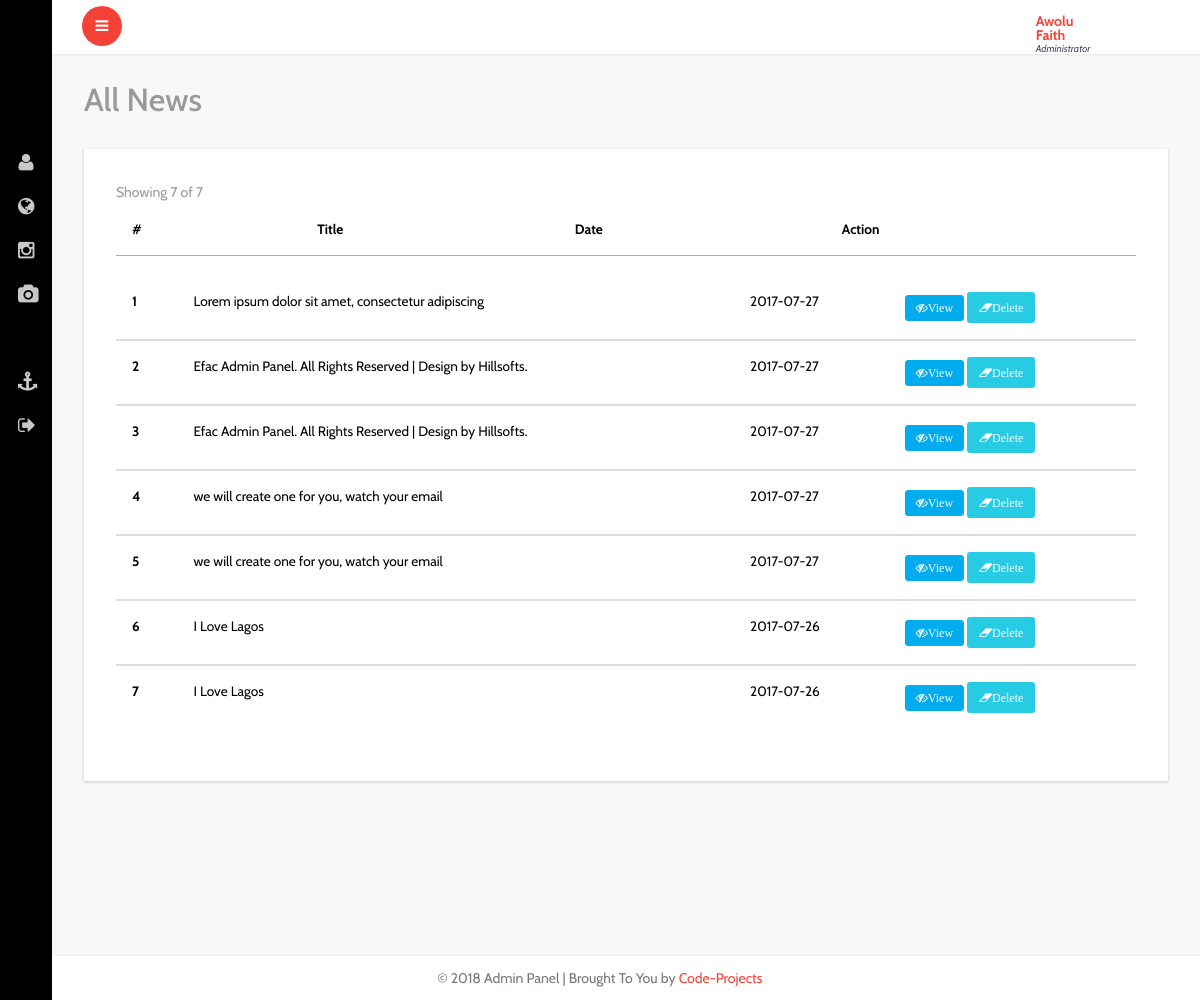
The app's page /admin/all-news.php (signed in) with its own data.
### tables this page shows
CREATE TABLE IF NOT EXISTS `news` (
  `id` int(70) NOT NULL,
  `news_title` varchar(200) NOT NULL,
  `news_detail` varchar(5000) NOT NULL,
  `file` varchar(150) NOT NULL,
  `date` date NOT NULL
);

CREATE TABLE IF NOT EXISTS `settings` (
  `id` int(11) NOT NULL,
  `site_name` varchar(45) NOT NULL,
  `site_title` varchar(60) NOT NULL,
  `email` varchar(60) NOT NULL,
  `site_desc` varchar(350) NOT NULL,
  `site_keyword` varchar(250) NOT NULL,
  `google_code` varchar(1000) NOT NULL,
  `street` varchar(100) NOT NULL,
  `city` varchar(60) NOT NULL,
  `country` varchar(50) NOT NULL,
  `phone` varchar(15) NOT NULL,
  `facebook` varchar(45) NOT NULL,
  `twitter` varchar(34) NOT NULL,
  `linkedin` varchar(45) NOT NULL,
  `status` varchar(25) NOT NULL
);

### idiorm.php (called while the page is built, shortened)
<?php
    class ORM implements ArrayAccess {
        protected static $_default_config = array(
            'connection_string' => 'sqlite::memory:',
            'id_column' => 'id',
            'id_column_overrides' => array(),
            'error_mode' => PDO::ERRMODE_EXCEPTION,
            'username' => null,
            'password' => null,
            'driver_options' => null,
            'identifier_quote_character' => null,
            'limit_clause_style' => null,
            'logging' => false,
            'logger' => null,
            'caching' => false,
            'caching_auto_clear' => false,
            'return_result_sets' => false,
        );
        protected static $_config = array();
        protected static $_db = array();
        protected static $_last_statement = null;
        protected $_connection_name;
        protected $_table_name;
        protected $_values = array();
        protected $_result_columns = array('*');
        protected $_join_sources = array();
        protected $_order_by = array();
        protected $_group_by = array();
        public static function configure($key, $value = null, $connection_name = self::DEFAULT_CONNECTION) {
            if (is_array($key)) {
                foreach ($key as $conf_key => $conf_value) {
                    self::configure($conf_key, $conf_value, $connection_name);
                }
            } else {
                if (is_null($value)) {
                    $value = $key;
                    $key = 'connection_string';
                }
                self::$_config[$connection_name][$key] = $value;
            }
        }
        public static function for_table($table_name, $connection_name = self::DEFAULT_CONNECTION) {
            return new self($table_name, array(), $connection_name);
        }
        protected static function _setup_db_config($connection_name) {
            if (!array_key_exists($connection_name, self::$_config)) {
                self::$_config[$connection_name] = self::$_default_config;
            }
        }
        public static function set_db($db, $connection_name = self::DEFAULT_CONNECTION) {
            self::$_db[$connection_name] = $db;
        }
        protected static function _setup_identifier_quote_character($connection_name) {
            if (is_null(self::$_config[$connection_name]['identifier_quote_character'])) {
                self::$_config[$connection_name]['identifier_quote_character'] =
                    self::_detect_identifier_quote_character($connection_name);
            }
        }
        public static function _setup_limit_clause_style($connection_name) {
            if (is_null(self::$_config[$connection_name]['limit_clause_style'])) {
                self::$_config[$connection_name]['limit_clause_style'] =
                    self::_detect_limit_clause_style($connection_name);
            }
        }
        protected static function _detect_identifier_quote_character($connection_name) {
            switch(self::get_db($connection_name)->getAttribute(PDO::ATTR_DRIVER_NAME)) {
                case 'mysql':
                case 'sqlite':
                case 'sqlite2':
                default:
                    return '`';
            }
        }
        protected static function _detect_limit_clause_style($connection_name) {
            switch(self::get_db($connection_name)->getAttribute(PDO::ATTR_DRIVER_NAME)) {
                default:
                    return ORM::LIMIT_STYLE_LIMIT;
            }
        }
        public static function get_db($connection_name = self::DEFAULT_CONNECTION) {
            return self::$_db[$connection_name];
        }
        public static function get_last_statement() {
            return self::$_last_statement;
        }
        protected static function _execute($query, $parameters = array(), $connection_name = self::DEFAULT_CONNECTION) {
            $statement = self::get_db($connection_name)->prepare($query);
            self::$_last_statement = $statement;
            $time = microtime(true);
            $q = $statement->execute();
            return $q;
        }
        protected static function _log_query($query, $parameters, $connection_name, $query_time) {
            if (!self::$_config[$connection_name]['logging']) {
                return false;
            }
            return true;
        }
        protected function __construct($table_name, $data = array(), $connection_name = self::DEFAULT_CONNECTION) {
            $this->_table_name = $table_name;
            $this->_connection_name = $connection_name;
        }
        public function find_array() {
            return $this->_run();
        }
        protected function _build_select() {
            return $this->_join_if_not_empty(" ", array(
                $this->_build_select_start(),
                $this->_build_join(),
                $this->_build_where(),
                $this->_build_group_by(),
                $this->_build_having(),
                $this->_build_order_by(),
                $this->_build_limit(),
                $this->_build_offset(),
            ));
        }
        protected function _build_select_start() {
            $fragment = 'SELECT ';
            $result_columns = join(', ', $this->_result_columns);
            $fragment .= "{$result_columns} FROM " . $this->_quote_identifier($this->_table_name);
            return $fragment;
        }
        protected function _build_join() {
            if (count($this->_join_sources) === 0) {
                return '';
            }
            return join(" ", $this->_join_sources);
        }
        protected function _build_where() {
            return $this->_build_conditions('where');
        }
        protected function _build_having() {
            return $this->_build_conditions('having');
        }
        protected function _build_group_by() {
            if (count($this->_group_by) === 0) {
                return '';
            }
            return "GROUP BY " . join(", ", $this->_group_by);
        }
        protected function _build_conditions($type) {
            $conditions_class_property_name = "_{$type}_conditions";
            if (count($this->$conditions_class_property_name) === 0) {
                return '';
            }
            $conditions = array();
            return strtoupper($type) . " " . join(" AND ", $conditions);
        }
        protected function _build_order_by() {
            if (count($this->_order_by) === 0) {
                return '';
            }
            return "ORDER BY " . join(", ", $this->_order_by);
        }
        protected function _build_limit() {
            $fragment = '';
            return $fragment;
        }
        protected function _build_offset() {
            return '';
        }
        protected function _join_if_not_empty($glue, $pieces) {
            $filtered_pieces = array();
            foreach ($pieces as $piece) {
                if (is_string($piece)) {
                    $piece = trim($piece);
                }
                if (!empty($piece)) {
                    $filtered_pieces[] = $piece;
                }
            }
            return join($glue, $filtered_pieces);
        }
        protected function _quote_one_identifier($identifier) {
            $parts = explode('.', $identifier);
            $parts = array_map(array($this, '_quote_identifier_part'), $parts);
            return join('.', $parts);
        }
        protected function _quote_identifier($identifier) {
            if (is_array($identifier)) {
                $result = array_map(array($this, '_quote_one_identifier'), $identifier);
                return join(', ', $result);
            } else {
                return $this->_quote_one_identifier($identifier);
            }
        }
        protected function _quote_identifier_part($part) {
            $quote_character = self::$_config[$this->_connection_name]['identifier_quote_character'];
            return $quote_character .
                   str_replace($quote_character,
                               $quote_character . $quote_character,
                               $part
                   ) . $quote_character;
        }
        protected function _run() {
            $query = $this->_build_select();
            $caching_enabled = self::$_config[$this->_connection_name]['caching'];
            self::_execute($query, $this->_values, $this->_connection_name);
            $statement = self::get_last_statement();
            $rows = array();
            while ($row = $statement->fetch(PDO::FETCH_ASSOC)) {
                $rows[] = $row;
            }
            $this->_values = array();
            $this->_result_columns = array('*');
            return $rows;
        }
        public function __call($name, $arguments)
        {
            $method = strtolower(preg_replace('/([a-z])([A-Z])/', '$1_$2', $name));
            if (method_exists($this, $method)) {
                return call_user_func_array(array($this, $method), $arguments);
            } else {
                throw new IdiormMethodMissingException("Method $name() does not exist in class " . get_class($this));
            }
        }
    }

### admin/all-news.php (the view, shortened to what this page needs)
<?php include"header.php"; ?>
			<div id="page-wrapper">
				<div class="graphs">
					<h3 class="blank1">All News</h3>
					 <div class="xs tabls">
					 <div class="panel-body1">
					   <table class="table">
					    <thead>
							<tr>
							  <th>#</th>
							  <th>Title</th>
							  <th>Date</th>
							  <th>Action</th>
							</tr>
						  </thead>
						  <tbody>
						   <?php
                                $tbl_name="news";
        $get_posts_tbl = ORM::for_table("$tbl_name")
                 ->find_array();
	$total_pages = count($get_posts_tbl);
	$limit = 10;
	$page = $_GET['page'];
	if($page)
		$start = ($page - 1) * $limit;
	else
		$start = 0;
				$result = $db->prepare("SELECT * FROM news  ORDER BY id DESC LIMIT $start, $limit");
				$result->execute();
	$next = $page + 1;
	$lastpage = ceil($total_pages/$limit);
	 ?>
                            <span class="text-muted m-r-sm">Showing
                                 <?php if($lastpage == $next-1):?>
                                    <?=$total_pages?>
                                <?php else:?>
                                <?=$page * $limit?>
                            <?php endif;?>
                                of <?=$total_pages?>
                                        </span>
			    </div>
               </div>
                <table class="table">
                      <?php
				for($i=1; $row = $result->fetch(); $i++){
               ?>
							<tr>
							  <th scope="row"><?php echo $i; ?></th>
							  <td><?php echo $row['news_title']; ?></td>
							  <td><?php echo $row['date']; ?></td>
							  <td>
							    <a href="../news_post.php?id=<?=$row['id'] ?>" target="_blank" class="fa fa-eye-slash btn btn-xs btn-primary">View</a>
                                <a href="deletenews.php?id=<?=$row['id'] ?>" class="fa fa-eraser btn btn-xs btn-success warning_4 delbtn" >Delete</a>
							  </td>
							</tr>
							 <?php } ?>
						</table>
						</div>
						</div>
				</div>
		<?php include"footer.php"; ?>

### admin/footer.php (shortened to what this page needs)
			<footer>
			<?php
				$result = $db->prepare("SELECT * FROM settings");
				$result->execute();
				for($i=0; $row = $result->fetch(); $i++){
               ?>
			   <p>&copy; 2018 Admin Panel | Brought To You by <a href="https://code-projects.org/" target="_blank">Code-Projects</a></p>
          <?php } ?>
			</footer>
   </section>
</body>
</html>

### records on screen
news: news_title "Lorem ipsum dolor sit amet, consectetur adipiscing", date "2017-07-27"
news: news_title "Efac Admin Panel. All Rights Reserved | Design by Hillsofts.", date "2017-07-27"
news: news_title "Efac Admin Panel. All Rights Reserved | Design by Hillsofts.", date "2017-07-27"
news: news_title "we will create one for you, watch your email", date "2017-07-27"
news: news_title "we will create one for you, watch your email", date "2017-07-27"
news: news_title "I Love Lagos", date "2017-07-26"
news: news_title "I Love Lagos", date "2017-07-26"

### other values on screen
$_SESSION['SESS_FIRST_NAME'] "Awolu Faith"
$total_pages "7"
